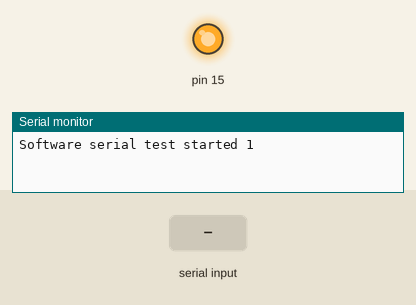
Recording of a sketch running on a simulated Arduino Uno, built with avr-gcc and run on an emulated ATmega328P. Parts: output pins drawn as LEDs (lit = HIGH), the last lines printed to the serial monitor. The inputs (shaded band) are chosen by the test bench.

Above: at 0.3 s.
At 2.0 s:
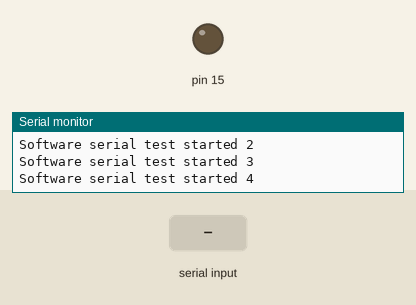
2.1 s: "1" received over the second serial link
Timing chart, 0 to 5.1 s (numbered marks = the images above; inputs shaded):
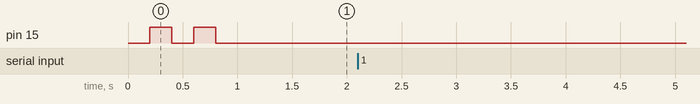

The sketch:

RS485-bounce.ino
```cpp
// 9600 57600 works fine, 115200 not working
#include <SoftwareSerial.h>


#define RS485_RX 16
#define RS485_TX 17

#define CAN_RX 22
#define CAN_TX 23

#define SW1_CTRL 12
#define SW1_Status 13

#define SW2_CTRL 19 // not solder
#define SW2_Status 18

#define PROG_LED 15
#define PWR_ADC 33

#define BAUD_RATE 9600


SoftwareSerial RS485;

void setup() {
  pinMode(15, OUTPUT);

  Serial.begin(9600);

  RS485.begin(BAUD_RATE, SWSERIAL_8N1, RS485_RX, RS485_TX, false, 95, 11);

  delay(200);
  digitalWrite(15, HIGH);
  Serial.println("\nSoftware serial test started 1");

  delay(200);
  digitalWrite(15, LOW);
  Serial.println("\nSoftware serial test started 2");

  delay(200);
  digitalWrite(15, HIGH);
  Serial.println("\nSoftware serial test started 3");

  delay(200);
  digitalWrite(15, LOW);
  Serial.println("\nSoftware serial test started 4");

  // delay(1000);
  // RS485.println("AT\r\n");

}


void loop() {
  while (RS485.available() > 0) {
    Serial.write(RS485.read());
    yield();
  }
  while (Serial.available() > 0) {
    RS485.write(Serial.read());
    yield();
  }

}
```
